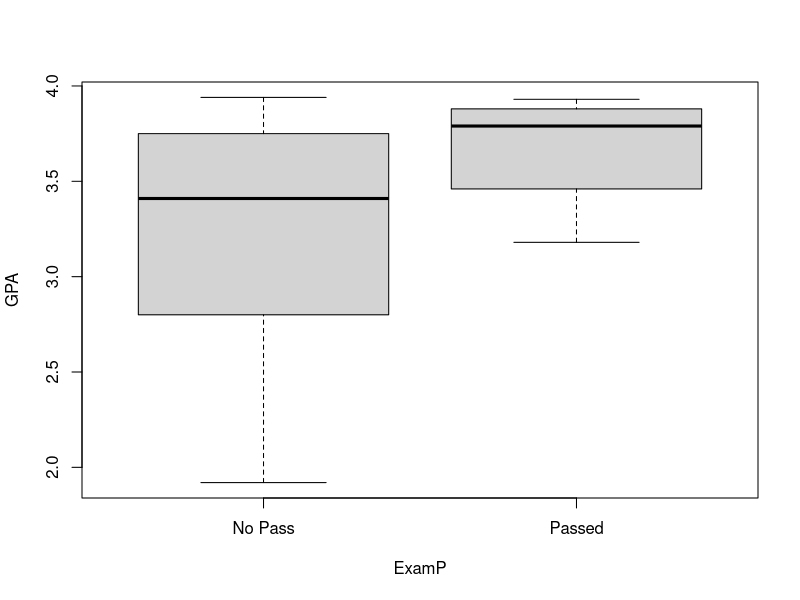
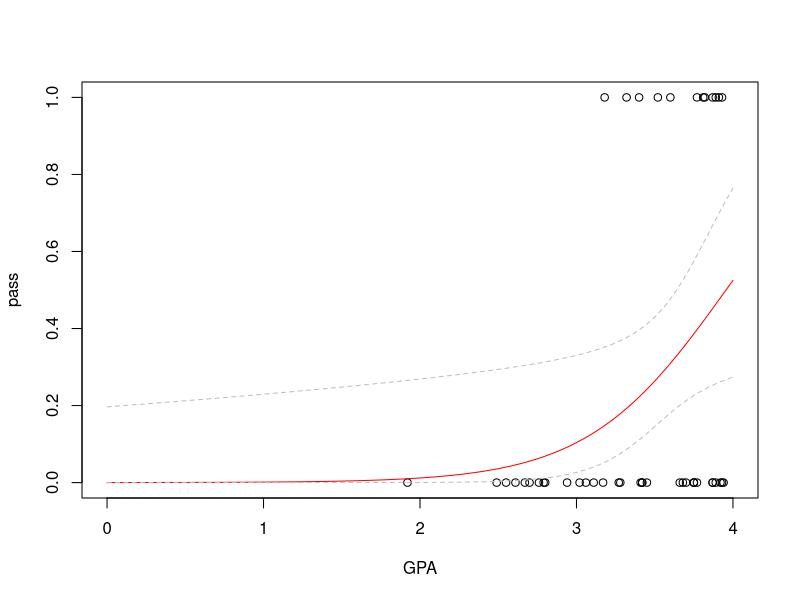

Here is the R script that generated these plots, in order:
## ---- chunk 1
setwd("~/STAT 330 - Intro to Regression/Class Exercises")
exam <- read.csv("ExamPData.csv", header=TRUE)
str(exam)

table(exam$GPA>3.5, exam$ExamP)
prop.table(table(exam$GPA>=3.5, exam$ExamP),margin=1)
boxplot(GPA~ExamP, data=exam)

## ---- chunk 2
#define the response variable clearly
exam$pass <- ifelse(exam$ExamP=="Passed",1,0)

#model
#log(P(pass|GPA)/P(nopass|GPA))=meta0+beta1GPA
out.exam <- glm(pass~GPA, data=exam, family="binomial")
summary(out.exam)

 #Does GPA have a significant effect on passing?
#z-test - Wald test
summary(out.exam)

#LRT X^2 test
reduced.exam <- glm(pass~+1, data=exam, family="binomial")
anova(reduced.exam, out.exam, test="Chisq")

#95% CI
confint(out.exam)

#for the odds interpretation 
exp(confint(out.exam))[-1,]


#Predict probability for GPA = 3.25, 3.85
predict(out.exam, newdata = data.frame(GPA=c(3.25,3.85)), type = "response")

#Create graphic
#data
plot(pass~GPA, data=exam, xlim=c(0,4))

#Curve of probability
xstar <- seq(0,4,length=100)
phat <- predict(out.exam, newdata=data.frame(GPA=xstar), type="response")
lines(xstar, phat, col="red")
#95% CI
logit.hat <- predict(out.exam, newdata=data.frame(GPA=xstar), type="link", se.fit=TRUE)
logit.l <- logit.hat$fit - 1.96*logit.hat$se.fit
logit.u <- logit.hat$fit + 1.96*logit.hat$se.fit
phat.l <- 1/(1+exp(-logit.l))
phat.u <- 1/(1+exp(-logit.u))
lines(xstar,phat.l, lty=2,col="gray")
lines(xstar,phat.u, lty=2,col="gray")



